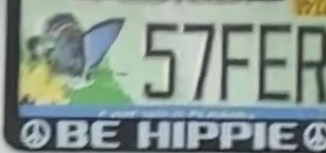
#> input picture data/crops/plate_f244_1756011781309291000_0.jpg, 326 x 153 px
$ python -i ocr_utils.py   (imports and definitions only)   (older library calls are emulated)
#> lines starting #> are read from the running program, lines starting #| are printed output that depends on the picture; after the words box and inside, x2 and y2 are one past the last pixel; in counts of white or black regions, pixels touching at a corner belong together
import cv2, re, os
import numpy as np
from pathlib import Path

try:
    import easyocr
    EASYOCR_AVAILABLE = True
except Exception:
    EASYOCR_AVAILABLE = False

# Accept only letters+digits, typical US plate length (tweak for your locale)
PLATE_RE = re.compile(r"[A-Z0-9]{5,8}")
ALLOWED   = "ABCDEFGHIJKLMNOPQRSTUVWXYZ0123456789"

# ------------------------- EasyOCR init -------------------------
# [96 lines left out: functions init_easyocr, clean_plate_text, _ensure_3ch, crop_to_char_band, not called in this run]

# --------------------- Binarization helpers --------------------
def _binarize_both(gray: np.ndarray):
    """Return (bin_light_on_dark, bin_dark_on_light)."""
    # Adaptive handles uneven lighting; keep two polarities
    adp = cv2.adaptiveThreshold(gray, 255, cv2.ADAPTIVE_THRESH_GAUSSIAN_C,
                                cv2.THRESH_BINARY, 31, 9)
    adp_inv = 255 - adp

    # Mild morphology to clean noise
    k = cv2.getStructuringElement(cv2.MORPH_RECT, (3, 3))
    adp = cv2.morphologyEx(adp, cv2.MORPH_OPEN, k, iterations=1)
    adp_inv = cv2.morphologyEx(adp_inv, cv2.MORPH_OPEN, k, iterations=1)
    return adp, adp_inv

# ---------------------- Scoring utilities ---------------------
# [168 lines left out: functions _poly_area, _compute_conf_score, read_plate_text, not called in this run]

>>> import cv2
>>> picture = cv2.imread('../data/crops/plate_f244_1756011781309291000_0.jpg', cv2.IMREAD_GRAYSCALE)
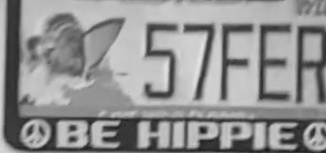
#> picture: shape (153, 326); min 25, max 227, mean 146.1
>>> result = _binarize_both(picture)
#> in _binarize_both, `adp = cv2.adaptiveThreshold(gray, 255, cv2.ADAPTIVE_THRESH_GAUSSIAN_C,..`:
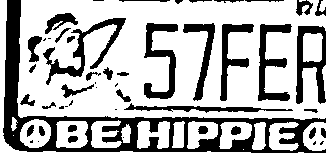
#> adp: shape (153, 326); 69.3% white; 51 black regions (15 under 20 px), largest, box (x1, y1, x2, y2) and area: (3, 0, 326, 153) 6773, (43, 18, 126, 85) 1148, (296, 26, 326, 104) 1107
#> in _binarize_both, `adp = cv2.morphologyEx(adp, cv2.MORPH_OPEN, k, iterations=1)`:
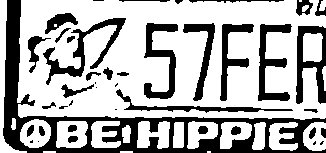
#> adp: shape (153, 326); 68.5% white; 42 black regions (11 under 20 px), largest, box (x1, y1, x2, y2) and area: (3, 0, 326, 153) 7120, (43, 18, 126, 85) 1168, (296, 26, 326, 104) 1122
#> in _binarize_both, `adp_inv = cv2.morphologyEx(adp_inv, cv2.MORPH_OPEN, k, iterations=1)`:
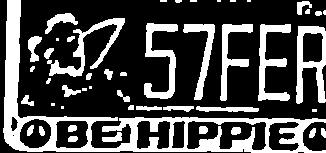
#> adp_inv: shape (153, 326); 29.3% white; 48 white regions (13 under 20 px), largest, box (x1, y1, x2, y2) and area: (3, 0, 326, 153) 6615, (296, 26, 326, 104) 1104, (47, 18, 125, 77) 1031
